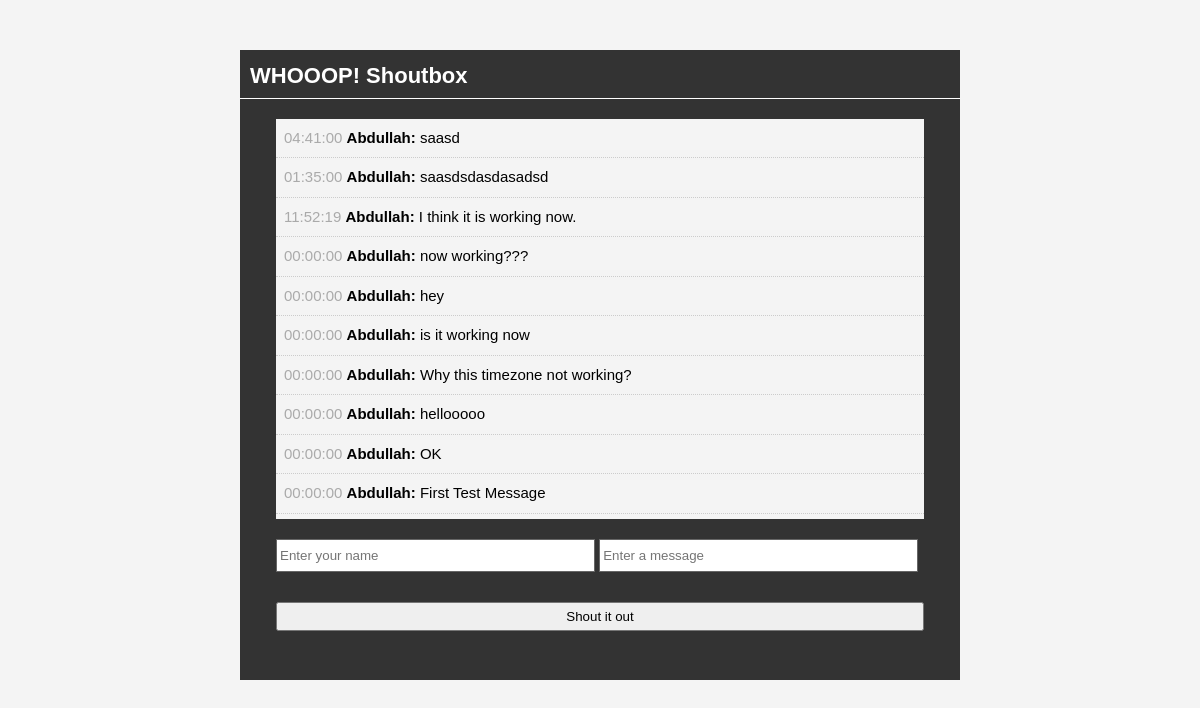
The page / on the database its author committed.
### tables this page shows
CREATE TABLE IF NOT EXISTS `shouts` (
  `id` int(11) NOT NULL,
  `user` varchar(50) NOT NULL,
  `message` text NOT NULL,
  `time` time NOT NULL
);

### index.php (the view, shortened to what this page needs)
<?php include 'database.php'; ?>
<?php
	$query = "SELECT * FROM shouts ORDER BY id DESC";
	$shouts = mysqli_query($connection, $query);
 ?>
<!DOCTYPE html>
<html>
<head>
	<link rel="stylesheet" type="text/css" href="css/style.css">
</head>
<body>
	<div id="container">
		<header>
			<h1>WHOOOP! Shoutbox</h1>
		</header>
		<div id="shouts">
			 <ul>
			  	<?php while($row = mysqli_fetch_assoc($shouts)): ?>
			 		 <li class="shout"><span><?php echo $row['time']; ?></span>
			 		 <strong><?php echo $row['user'].": </strong>"; ?>
			 		 <?php echo $row['message']; ?></li>
			 	<?php endwhile; ?>
			 </ul>
		</div>
		<div id="input" >
			<form method="post" action="process.php">
				<input type="text" name="user" placeholder="Enter your name"/>
				<input type="text" name="message" placeholder="Enter a message"/>
				<br/>
				<input class="whoop-button" type="submit" name="submit" value="Shout it out"/>
			</form>
		</div>
	</div>
</body>
</html>

### css/style.css (style rules this page uses)
* { margin: 0; padding: 0; }
body { font-family: arial; font-size: 15px; line-height: 1.5em; background: #f4f4f4 ; }
#container { background: #333333; margin: 50px auto; overflow: auto; width: 60%; min-height: 630px; }
header h1 { color: #ffffff; font-size: 22px; padding: 15px 0 10px 10px; border-bottom: 1px solid #ffffff; }
#shouts { width: 90%; background: #f4f4f4; height: 400px; margin: 20px auto; overflow: auto; }
.shout { list-style: none; padding: 8px; border-bottom: 1px #cccccc dotted; }
.shout span { color: #aaaaaa; }
#input { width: 90%; min-height: 80px; margin: auto; padding: 0; }
#input input[type='text'] { height: 25px; width: 48%; padding: 3px; margin-bottom: 20px; border: #666666 solid 1px; }
#input .whoop-button { padding: 5px; margin-bottom: 30px; width: 100%; margin: 10px auto; }

### rows shown on the page
shouts: time "04:41:00", user "Abdullah", message "saasd"
shouts: time "01:35:00", user "Abdullah", message "saasdsdasdasadsd"
shouts: time "11:52:19", user "Abdullah", message "I think it is working now."
shouts: time "00:00:00", user "Abdullah", message "now working???"
shouts: time "00:00:00", user "Abdullah", message "hey"
shouts: time "00:00:00", user "Abdullah", message "is it working now"
shouts: time "00:00:00", user "Abdullah", message "Why this timezone not working?"
shouts: time "00:00:00", user "Abdullah", message "hellooooo"
shouts: time "00:00:00", user "Abdullah", message "OK"
shouts: time "00:00:00", user "Abdullah", message "First Test Message"
